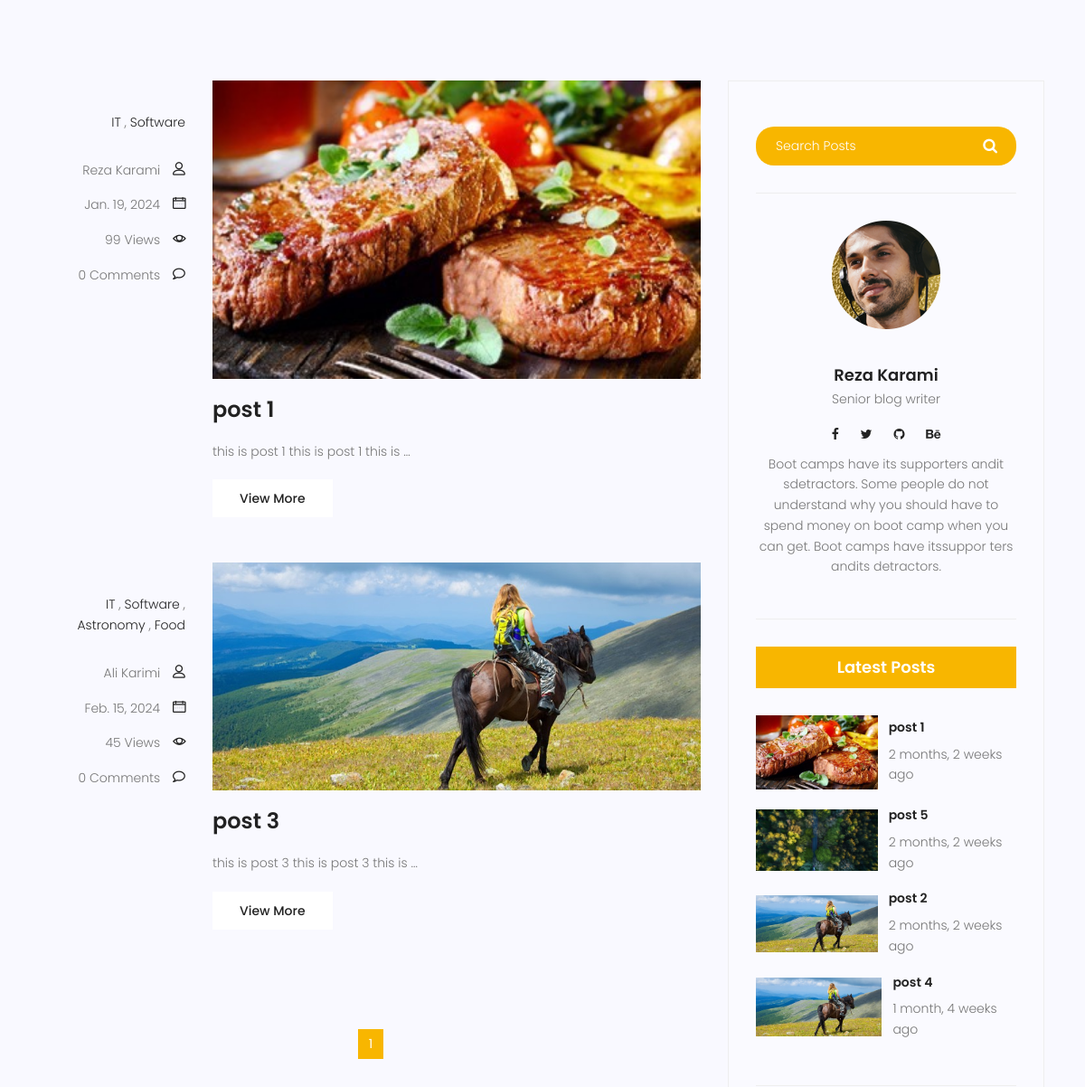
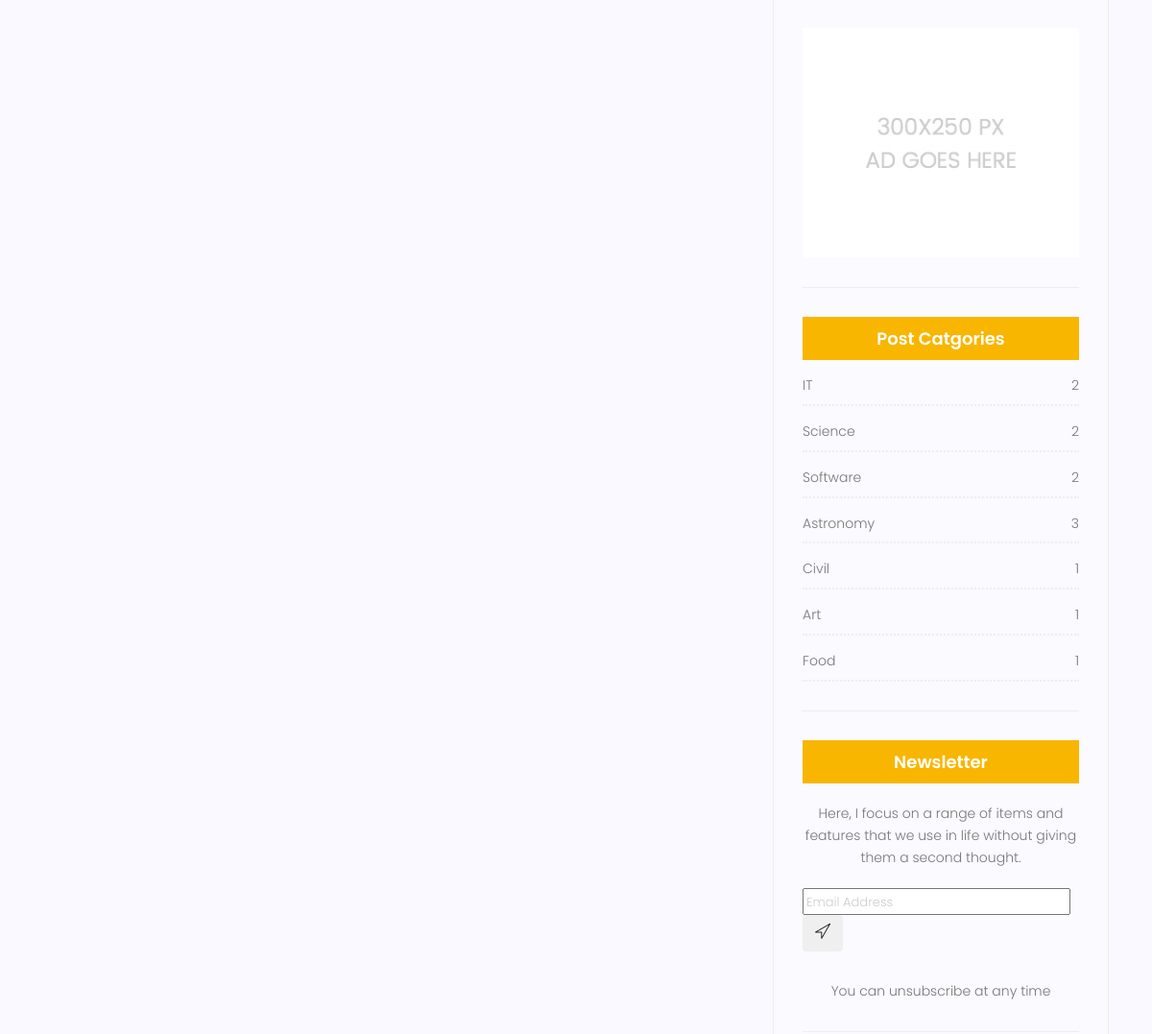
Page /blog/category/IT/ (middle part) on the earlier database version (2 pictures, top to bottom).
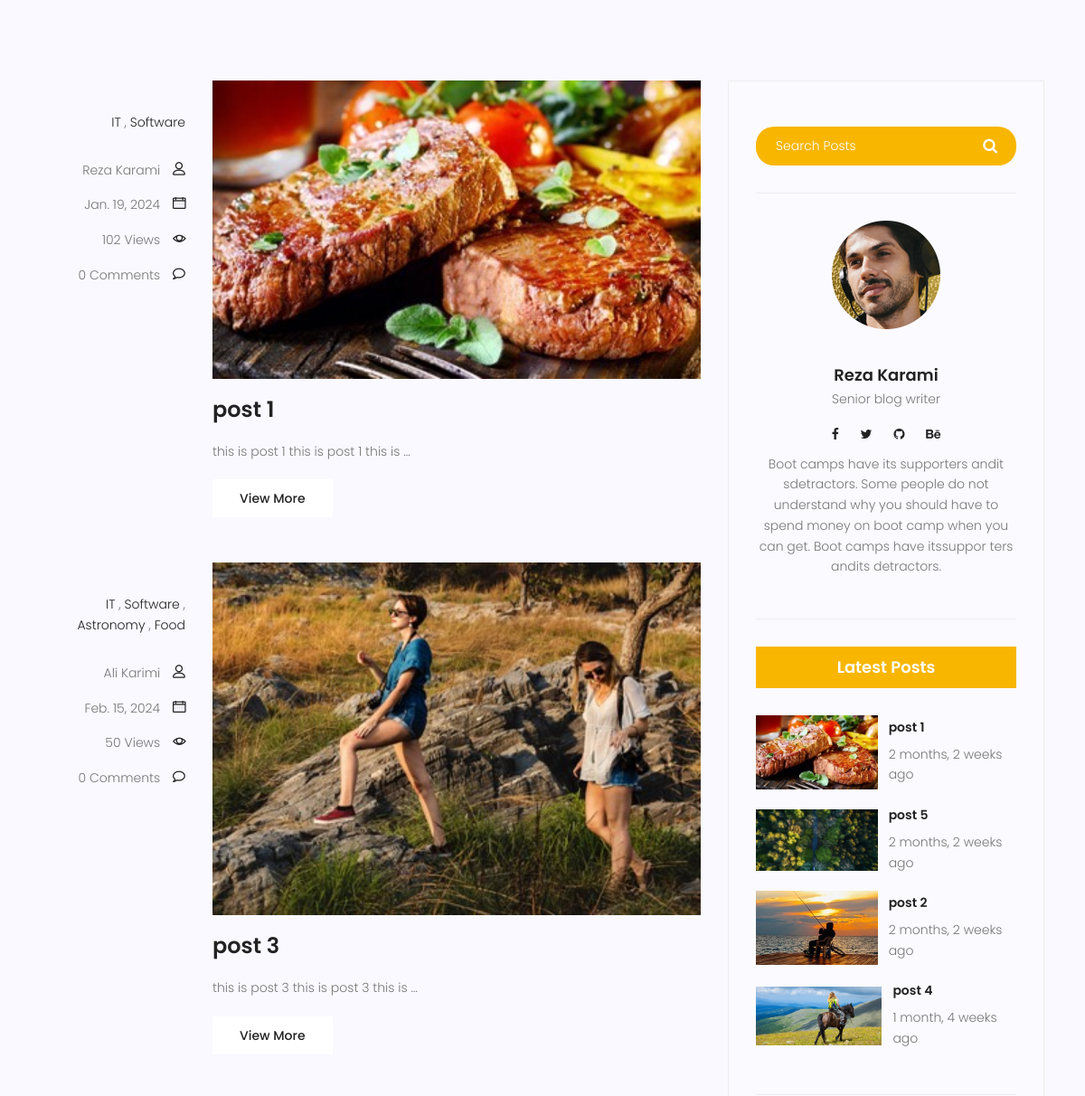
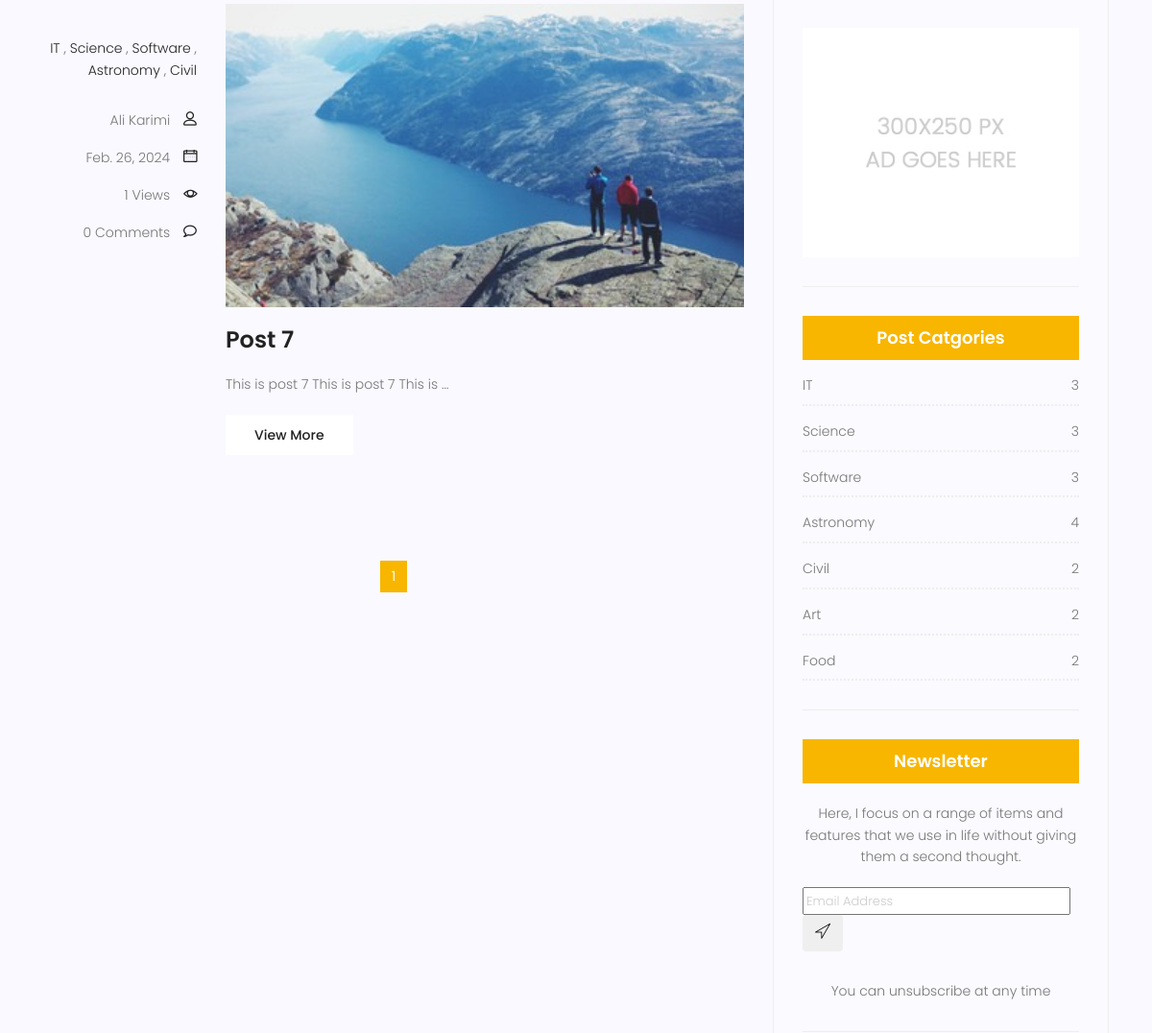
Same page on the later database version (2 pictures, top to bottom).
### blog/models.py (models this page shows, shortened)
class Category(models.Model):
        name = models.CharField(max_length=255)
        def __str__(self):
            return self.name

class Post(models.Model):
    image = models.ImageField(upload_to= 'blog/',default='blog/default.jpg')
    author = models.ForeignKey(User,on_delete=models.SET_NULL,null=True)
    title = models.CharField(max_length=255)
    content = models.TextField()
    tags = TaggableManager()
    category = models.ManyToManyField(Category)
    counted_views = models.IntegerField(default=0)
    status = models.BooleanField(default=False)
    published_date = models.DateTimeField(null=True)
    created_date = models.DateTimeField(auto_now_add=True)
    updated_date = models.DateTimeField(auto_now=True)
    class Meta():
        ordering = ['created_date']

### blog/views.py (the view)
# urls.py: path('', blog_view, name="index"),
def blog_view(request, **kwargs):
    posts = Post.objects.filter(published_date__lte=timezone.now(), status=1)
    if kwargs.get('cat_name') != None:
        posts = posts.filter(category__name = kwargs['cat_name'])
    if kwargs.get('author_username') != None:
        posts = posts.filter(author__username = kwargs['author_username'])
    if  kwargs.get('tag_name') != None:
        posts = posts.filter(tags__name__in = [kwargs['tag_name']])
    posts = Paginator(posts,3)
    try:
        page_number = request.GET.get('page')
        posts = posts.get_page(page_number)
    except PageNotAnInteger:
        posts = posts.get_page(1)
    except EmptyPage:
        posts = posts.get_page(1)
    context = {"posts": posts}
    return render(request, 'blog/blog-home.html', context)

### blog/templatetags/blog_tags.py (called while the page is built)
@register.simple_tag(name='comments_count')
def function(pid):
    post = Post.objects.get(pk=pid)
    comments = Comment.objects.filter(post=post, approved=True).order_by('created_date').reverse()
    return comments.count()

@register.inclusion_tag('blog/blog-popular-posts.html')
def latestsposts(arg = 3):
    posts = Post.objects.filter(published_date__lte=timezone.now(), status=1).order_by('published_date')[:arg]
    return {'posts': posts}

@register.inclusion_tag('blog/blog-post-categories.html')
def postscategories():
    posts = Post.objects.filter(published_date__lte=timezone.now(), status=1)
    categories = Category.objects.all()
    cat_dict = {}
    for name in categories:
        cat_dict[name] = posts.filter(category = name).count()
    return {'categories': cat_dict}

### templates/blog/blog-home.html (shortened to what this page needs)
{% extends 'base.html' %}
{% load static %}
{% load blog_tags %}
{% block content %}
<section class="top-category-widget-area pt-90 pb-90 ">
</section>
<section class="post-content-area">
    <div class="container">
        <div class="row">
            <div class="col-lg-8 posts-list">
                {% for post in posts %}
                <div class="single-post row">
                    <div class="col-lg-3  col-md-3 meta-details">
                        <ul class="tags">
                            {% for cat in post.category.all %}
                            <li><a href="{% url 'blog:category' cat_name=cat.name %}">{{cat.name}}</a> {% if not forloop.last %},{% endif %}</li>
                            {% endfor %}
                        </ul>
                        <div class="user-details row">
                            <p class="user-name col-lg-12 col-md-12 col-6"><a href="{% url 'blog:author' author_username=post.author.username %}">{{post.author.get_full_name}}</a>
                                <span class="lnr lnr-user"></span>
                            </p>
                            <p class="date col-lg-12 col-md-12 col-6"><a href="#">{{post.published_date|date:""}}</a>
                                <span class="lnr lnr-calendar-full"></span>
                            </p>
                            <p class="view col-lg-12 col-md-12 col-6"><a href="#">{{post.counted_views}} Views</a> <span
                                    class="lnr lnr-eye"></span></p>
                            <p class="comments col-lg-12 col-md-12 col-6"><a href="#">{% comments_count post.id %} Comments</a> <span
                                    class="lnr lnr-bubble"></span></p>
                        </div>
                    </div>
                    <div class="col-lg-9 col-md-9 ">
                        <div class="feature-img">
                            <img class="img-fluid" src="{{post.image.url}}" alt="">
                        </div>
                        <a class="posts-title" href="{% url 'blog:single' pid=post.id  %}">
                            <h3>{{post.title}}</h3>
                        </a>
                        <p class="excert">
                            {{post.content|truncatewords:10|safe}}
                        </p>
                        <a href="/blog/{{post.id}}" class="primary-btn">View More</a>
                    </div>
                </div>
                {% endfor %}
                <nav class="blog-pagination justify-content-center d-flex">
                    <ul class="pagination">
                        {% for i in posts.paginator.page_range %}
                        {% if posts.number == i %}
                            <li class="page-item active"><a href="?page={{i}}" class="page-link">{{i}}</a></li>
                        {% else %}
                            <li class="page-item"><a href="?page={{i}}" class="page-link">{{i}}</a></li>
                        {% endif %}
                        {% endfor %}
                    </ul>
                </nav>
            </div>
            <div class="col-lg-4 sidebar-widgets">
                <div class="widget-wrap">
                    {% include 'blog/blog-search.html' %}
                    {% include 'blog/blog-writer.html' %}
                    {% latestsposts 4 %}
                    {% include 'blog/blog-ads.html' %}
                    {% postscategories %}
                    {% include 'blog/blog-newsletter.html' %}
                </div>
            </div>
        </div>
    </div>
</section>
{% endblock %}

### templates/base.html (shortened to what this page needs)
{% load static %}
<!DOCTYPE html>
<html lang="zxx" class="no-js">
<head>
    <link rel="stylesheet" href="{% static  'css/linearicons.css' %}">
    <link rel="stylesheet" href="{% static  'css/font-awesome.min.css' %}">
    <link rel="stylesheet" href="{% static  'css/bootstrap.css' %}">
    <link rel="stylesheet" href="{% static  'css/magnific-popup.css' %}">
    <link rel="stylesheet" href="{% static  'css/jquery-ui.css' %}">
    <link rel="stylesheet" href="{% static  'css/nice-select.css' %}">
    <link rel="stylesheet" href="{% static  'css/animate.min.css' %}">
    <link rel="stylesheet" href="{% static  'css/owl.carousel.css' %}">
    <link rel="stylesheet" href="{% static  'css/main.css' %}">
</head>
<body>
    {% block content %}
    {% endblock %}
</body>
</html>}

### templates/blog/blog-search.html
{% load static %}
<div class="single-sidebar-widget search-widget">
    <form class="search-form" action="{% url 'blog:search' %}" method="get">
        <input placeholder="Search Posts" name="s" type="text" onfocus="this.placeholder = ''"
            onblur="this.placeholder = 'Search Posts'">
        <button type="submit"><i class="fa fa-search"></i></button>
    </form>
</div>

### templates/blog/blog-writer.html
{% load static %}
<div class="single-sidebar-widget user-info-widget">
    <img src="{% static  'img/blog/user-info.png' %}" alt="">
    <a href="#"><h4>Reza Karami</h4></a>
    <p>
        Senior blog writer
    </p>
    <ul class="social-links">
        <li><a href="#"><i class="fa fa-facebook"></i></a></li>
        <li><a href="#"><i class="fa fa-twitter"></i></a></li>
        <li><a href="#"><i class="fa fa-github"></i></a></li>
        <li><a href="#"><i class="fa fa-behance"></i></a></li>
    </ul>
    <p>
        Boot camps have its supporters andit sdetractors. Some people do not understand why you
        should have to spend money on boot camp when you can get. Boot camps have itssuppor ters
        andits detractors.
    </p>
</div>

### templates/blog/blog-popular-posts.html
{% load static %}
{% load humanize %}
<div class="single-sidebar-widget popular-post-widget">
    <h4 class="popular-title">Latest Posts</h4>
    <div class="popular-post-list">
        {% for post in posts %}
        <div class="single-post-list d-flex flex-row align-items-center">
            <div class="thumb">
                <a href="{% url 'blog:single' pid=post.id  %}"><h6></h6>
                <img class="img-fluid" src="{{post.image.url}}" alt="">
                </a>
            </div>
            <div class="details">
                <a href="{% url 'blog:single' pid=post.id  %}"><h6>{{post.title}}</h6></a>
                <p>{{post.published_date|naturaltime}}</p>
            </div>
        </div>
        {% endfor %}
    </div>
</div>

### templates/blog/blog-ads.html
{% load static %}
<div class="single-sidebar-widget ads-widget">
    <a href="#"><img class="img-fluid" src="{% static  'img/blog/ads-banner.jpg' %}" alt=""></a>
</div>

### templates/blog/blog-post-categories.html
{% load static %}
<div class="single-sidebar-widget post-category-widget">
    <h4 class="category-title">Post Catgories</h4>
    <ul class="cat-list">
        {% for name,count in categories.items %}
        <li>
            <a href="{% url 'blog:category' cat_name=name %}" class="d-flex justify-content-between">
                <p>{{name}}</p>
                <p>{{count}}</p>
            </a>
        </li>
        {% endfor %}
    </ul>
</div>

### templates/blog/blog-newsletter.html (shortened to what this page needs)
{% load static %}
<div class="single-sidebar-widget newsletter-widget">
    <h4 class="newsletter-title">Newsletter</h4>
    <p>
        Here, I focus on a range of items and features that we use in life without
        giving them a second thought.
    </p>
    <div class="form-group d-flex flex-row">
        <form action="{% url 'blog:newsletter' %}" method="POST">
            <div class="col-autos">
                <div class="input-group d-flex flex-row">
                    <input name="email" placeholder="Email Address" onfocus="this.placeholder = ''"
                        onblur="this.placeholder = 'Email Address '" required="" type="email">
                    <button class="btn bb-btn" type="submit"><span class="lnr lnr-location"></span></button>
                </div>
            </div>
        </form>
    </div>
    <p class="text-bottom">
        You can unsubscribe at any time
    </p>
</div>

### templates/blog/blog-tags.html (shortened to what this page needs)
{% load static %}

Differences in the rows shown:
changed Post "post 1": counted_views "99" → "102"
computed for Category "IT": count "2" → "3"
computed for Category "Software": id "2" → "3"
changed Post "post 3": counted_views "45" → "50"; image: picture added in place of a placeholder
computed for Category "Astronomy": id "3" → "4"
computed for Category "Food": count "1" → "2"
added Post: author.get_full_name "Ali Karimi", published_date "Feb. 26, 2024", counted_views "1", id "0", image (picture), title "Post 7", content "This is post 7 This is post 7 This is …", Category (name "IT"), Category (name "Science"), Category (name "Software"), Category (name "Astronomy"), Category (name "Civil")
computed for Category "Science": id "2" → "3"
computed for Category "Civil": count "1" → "2"
changed Post "post 2": image: picture added in place of a placeholder
computed for Category "Art": count "1" → "2"
